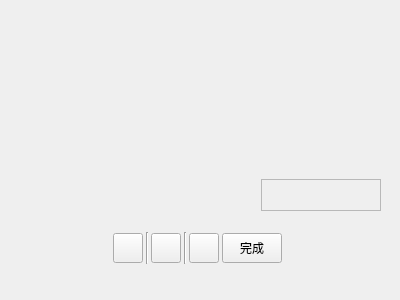
<?xml version="1.0" encoding="UTF-8"?>
<ui version="4.0">
 <class>ScShot</class>
 <widget class="QWidget" name="ScShot">
  <property name="geometry">
   <rect>
    <x>0</x>
    <y>0</y>
    <width>400</width>
    <height>300</height>
   </rect>
  </property>
  <property name="sizePolicy">
   <sizepolicy hsizetype="Maximum" vsizetype="Maximum">
    <horstretch>0</horstretch>
    <verstretch>0</verstretch>
   </sizepolicy>
  </property>
  <property name="font">
   <font>
    <family>AcadEref</family>
   </font>
  </property>
  <property name="cursor">
   <cursorShape>CrossCursor</cursorShape>
  </property>
  <property name="mouseTracking">
   <bool>true</bool>
  </property>
  <property name="windowTitle">
   <string>Form</string>
  </property>
  <widget class="QWidget" name="wTop" native="true">
   <property name="geometry">
    <rect>
     <x>0</x>
     <y>0</y>
     <width>121</width>
     <height>91</height>
    </rect>
   </property>
   <property name="sizePolicy">
    <sizepolicy hsizetype="Maximum" vsizetype="Maximum">
     <horstretch>0</horstretch>
     <verstretch>0</verstretch>
    </sizepolicy>
   </property>
   <property name="mouseTracking">
    <bool>true</bool>
   </property>
  </widget>
  <widget class="QWidget" name="wFunc" native="true">
   <property name="geometry">
    <rect>
     <x>110</x>
     <y>230</y>
     <width>175</width>
     <height>36</height>
    </rect>
   </property>
   <property name="minimumSize">
    <size>
     <width>175</width>
     <height>36</height>
    </size>
   </property>
   <property name="maximumSize">
    <size>
     <width>175</width>
     <height>36</height>
    </size>
   </property>
   <property name="cursor">
    <cursorShape>PointingHandCursor</cursorShape>
   </property>
   <layout class="QHBoxLayout" name="horizontalLayout">
    <property name="spacing">
     <number>2</number>
    </property>
    <property name="leftMargin">
     <number>2</number>
    </property>
    <property name="topMargin">
     <number>2</number>
    </property>
    <property name="rightMargin">
     <number>2</number>
    </property>
    <property name="bottomMargin">
     <number>2</number>
    </property>
    <item>
     <widget class="QPushButton" name="btnBrush">
      <property name="sizePolicy">
       <sizepolicy hsizetype="Minimum" vsizetype="Minimum">
        <horstretch>0</horstretch>
        <verstretch>0</verstretch>
       </sizepolicy>
      </property>
      <property name="maximumSize">
       <size>
        <width>30</width>
        <height>30</height>
       </size>
      </property>
      <property name="toolTip">
       <string>画笔</string>
      </property>
      <property name="text">
       <string/>
      </property>
     </widget>
    </item>
    <item>
     <widget class="Line" name="line_2">
      <property name="maximumSize">
       <size>
        <width>2</width>
        <height>16777215</height>
       </size>
      </property>
      <property name="orientation">
       <enum>Qt::Vertical</enum>
      </property>
     </widget>
    </item>
    <item>
     <widget class="QPushButton" name="btnSaveAs">
      <property name="sizePolicy">
       <sizepolicy hsizetype="Minimum" vsizetype="Minimum">
        <horstretch>0</horstretch>
        <verstretch>0</verstretch>
       </sizepolicy>
      </property>
      <property name="maximumSize">
       <size>
        <width>30</width>
        <height>30</height>
       </size>
      </property>
      <property name="toolTip">
       <string>另存为</string>
      </property>
      <property name="text">
       <string/>
      </property>
     </widget>
    </item>
    <item>
     <widget class="Line" name="line">
      <property name="maximumSize">
       <size>
        <width>2</width>
        <height>16777215</height>
       </size>
      </property>
      <property name="orientation">
       <enum>Qt::Vertical</enum>
      </property>
     </widget>
    </item>
    <item>
     <widget class="QPushButton" name="btnNo">
      <property name="sizePolicy">
       <sizepolicy hsizetype="Minimum" vsizetype="Minimum">
        <horstretch>0</horstretch>
        <verstretch>0</verstretch>
       </sizepolicy>
      </property>
      <property name="maximumSize">
       <size>
        <width>30</width>
        <height>30</height>
       </size>
      </property>
      <property name="toolTip">
       <string>取消</string>
      </property>
      <property name="text">
       <string/>
      </property>
      <property name="shortcut">
       <string>Esc</string>
      </property>
     </widget>
    </item>
    <item>
     <widget class="QPushButton" name="btnOk">
      <property name="sizePolicy">
       <sizepolicy hsizetype="Minimum" vsizetype="Minimum">
        <horstretch>0</horstretch>
        <verstretch>0</verstretch>
       </sizepolicy>
      </property>
      <property name="maximumSize">
       <size>
        <width>60</width>
        <height>30</height>
       </size>
      </property>
      <property name="font">
       <font>
        <family>微软雅黑</family>
       </font>
      </property>
      <property name="text">
       <string>完成</string>
      </property>
      <property name="shortcut">
       <string>Return</string>
      </property>
     </widget>
    </item>
   </layout>
  </widget>
  <widget class="QWidget" name="wInfo" native="true">
   <property name="enabled">
    <bool>true</bool>
   </property>
   <property name="geometry">
    <rect>
     <x>260</x>
     <y>90</y>
     <width>122</width>
     <height>122</height>
    </rect>
   </property>
   <property name="minimumSize">
    <size>
     <width>122</width>
     <height>122</height>
    </size>
   </property>
   <property name="maximumSize">
    <size>
     <width>122</width>
     <height>122</height>
    </size>
   </property>
   <property name="mouseTracking">
    <bool>true</bool>
   </property>
   <layout class="QVBoxLayout" name="verticalLayout" stretch="0,0">
    <property name="spacing">
     <number>0</number>
    </property>
    <property name="leftMargin">
     <number>1</number>
    </property>
    <property name="topMargin">
     <number>1</number>
    </property>
    <property name="rightMargin">
     <number>1</number>
    </property>
    <property name="bottomMargin">
     <number>1</number>
    </property>
    <item>
     <widget class="QWidget" name="wInfoZoomIn" native="true">
      <property name="minimumSize">
       <size>
        <width>120</width>
        <height>88</height>
       </size>
      </property>
      <property name="maximumSize">
       <size>
        <width>120</width>
        <height>88</height>
       </size>
      </property>
      <property name="mouseTracking">
       <bool>true</bool>
      </property>
      <widget class="QLabel" name="labRow">
       <property name="geometry">
        <rect>
         <x>2</x>
         <y>40</y>
         <width>116</width>
         <height>4</height>
        </rect>
       </property>
       <property name="minimumSize">
        <size>
         <width>116</width>
         <height>4</height>
        </size>
       </property>
       <property name="maximumSize">
        <size>
         <width>116</width>
         <height>4</height>
        </size>
       </property>
       <property name="mouseTracking">
        <bool>true</bool>
       </property>
       <property name="text">
        <string/>
       </property>
      </widget>
      <widget class="QLabel" name="labColumn">
       <property name="geometry">
        <rect>
         <x>56</x>
         <y>2</y>
         <width>4</width>
         <height>84</height>
        </rect>
       </property>
       <property name="minimumSize">
        <size>
         <width>4</width>
         <height>84</height>
        </size>
       </property>
       <property name="maximumSize">
        <size>
         <width>4</width>
         <height>84</height>
        </size>
       </property>
       <property name="mouseTracking">
        <bool>true</bool>
       </property>
       <property name="text">
        <string/>
       </property>
      </widget>
      <widget class="QLabel" name="labInfoZoomIn">
       <property name="geometry">
        <rect>
         <x>2</x>
         <y>2</y>
         <width>116</width>
         <height>84</height>
        </rect>
       </property>
       <property name="sizePolicy">
        <sizepolicy hsizetype="Preferred" vsizetype="Preferred">
         <horstretch>0</horstretch>
         <verstretch>0</verstretch>
        </sizepolicy>
       </property>
       <property name="minimumSize">
        <size>
         <width>116</width>
         <height>84</height>
        </size>
       </property>
       <property name="maximumSize">
        <size>
         <width>116</width>
         <height>84</height>
        </size>
       </property>
       <property name="text">
        <string/>
       </property>
       <property name="scaledContents">
        <bool>true</bool>
       </property>
      </widget>
      <zorder>labInfoZoomIn</zorder>
      <zorder>labRow</zorder>
      <zorder>labColumn</zorder>
     </widget>
    </item>
    <item>
     <widget class="QTextEdit" name="textEdInfoRgb">
      <property name="enabled">
       <bool>false</bool>
      </property>
      <property name="minimumSize">
       <size>
        <width>120</width>
        <height>32</height>
       </size>
      </property>
      <property name="maximumSize">
       <size>
        <width>120</width>
        <height>32</height>
       </size>
      </property>
      <property name="font">
       <font>
        <family>方正姚体</family>
        <weight>50</weight>
        <bold>false</bold>
       </font>
      </property>
      <property name="mouseTracking">
       <bool>true</bool>
      </property>
      <property name="verticalScrollBarPolicy">
       <enum>Qt::ScrollBarAlwaysOff</enum>
      </property>
      <property name="horizontalScrollBarPolicy">
       <enum>Qt::ScrollBarAlwaysOff</enum>
      </property>
      <property name="sizeAdjustPolicy">
       <enum>QAbstractScrollArea::AdjustIgnored</enum>
      </property>
      <property name="lineWrapMode">
       <enum>QTextEdit::WidgetWidth</enum>
      </property>
      <property name="lineWrapColumnOrWidth">
       <number>0</number>
      </property>
      <property name="readOnly">
       <bool>true</bool>
      </property>
      <property name="html">
       <string>&lt;!DOCTYPE HTML PUBLIC &quot;-//W3C//DTD HTML 4.0//EN&quot; &quot;http://www.w3.org/TR/REC-html40/strict.dtd&quot;&gt;
&lt;html&gt;&lt;head&gt;&lt;meta name=&quot;qrichtext&quot; content=&quot;1&quot; /&gt;&lt;style type=&quot;text/css&quot;&gt;
p, li { white-space: pre-wrap; }
&lt;/style&gt;&lt;/head&gt;&lt;body style=&quot; font-family:'方正姚体'; font-size:9pt; font-weight:400; font-style:normal;&quot;&gt;
&lt;p style=&quot;-qt-paragraph-type:empty; margin-top:12px; margin-bottom:12px; margin-left:0px; margin-right:0px; -qt-block-indent:0; text-indent:0px;&quot;&gt;&lt;br /&gt;&lt;/p&gt;&lt;/body&gt;&lt;/html&gt;</string>
      </property>
     </widget>
    </item>
   </layout>
  </widget>
 </widget>
 <resources/>
 <connections>
  <connection>
   <sender>btnOk</sender>
   <signal>clicked()</signal>
   <receiver>ScShot</receiver>
   <slot>close()</slot>
   <hints>
    <hint type="sourcelabel">
     <x>243</x>
     <y>246</y>
    </hint>
    <hint type="destinationlabel">
     <x>267</x>
     <y>269</y>
    </hint>
   </hints>
  </connection>
  <connection>
   <sender>btnNo</sender>
   <signal>clicked()</signal>
   <receiver>ScShot</receiver>
   <slot>close()</slot>
   <hints>
    <hint type="sourcelabel">
     <x>195</x>
     <y>254</y>
    </hint>
    <hint type="destinationlabel">
     <x>208</x>
     <y>274</y>
    </hint>
   </hints>
  </connection>
 </connections>
</ui>
